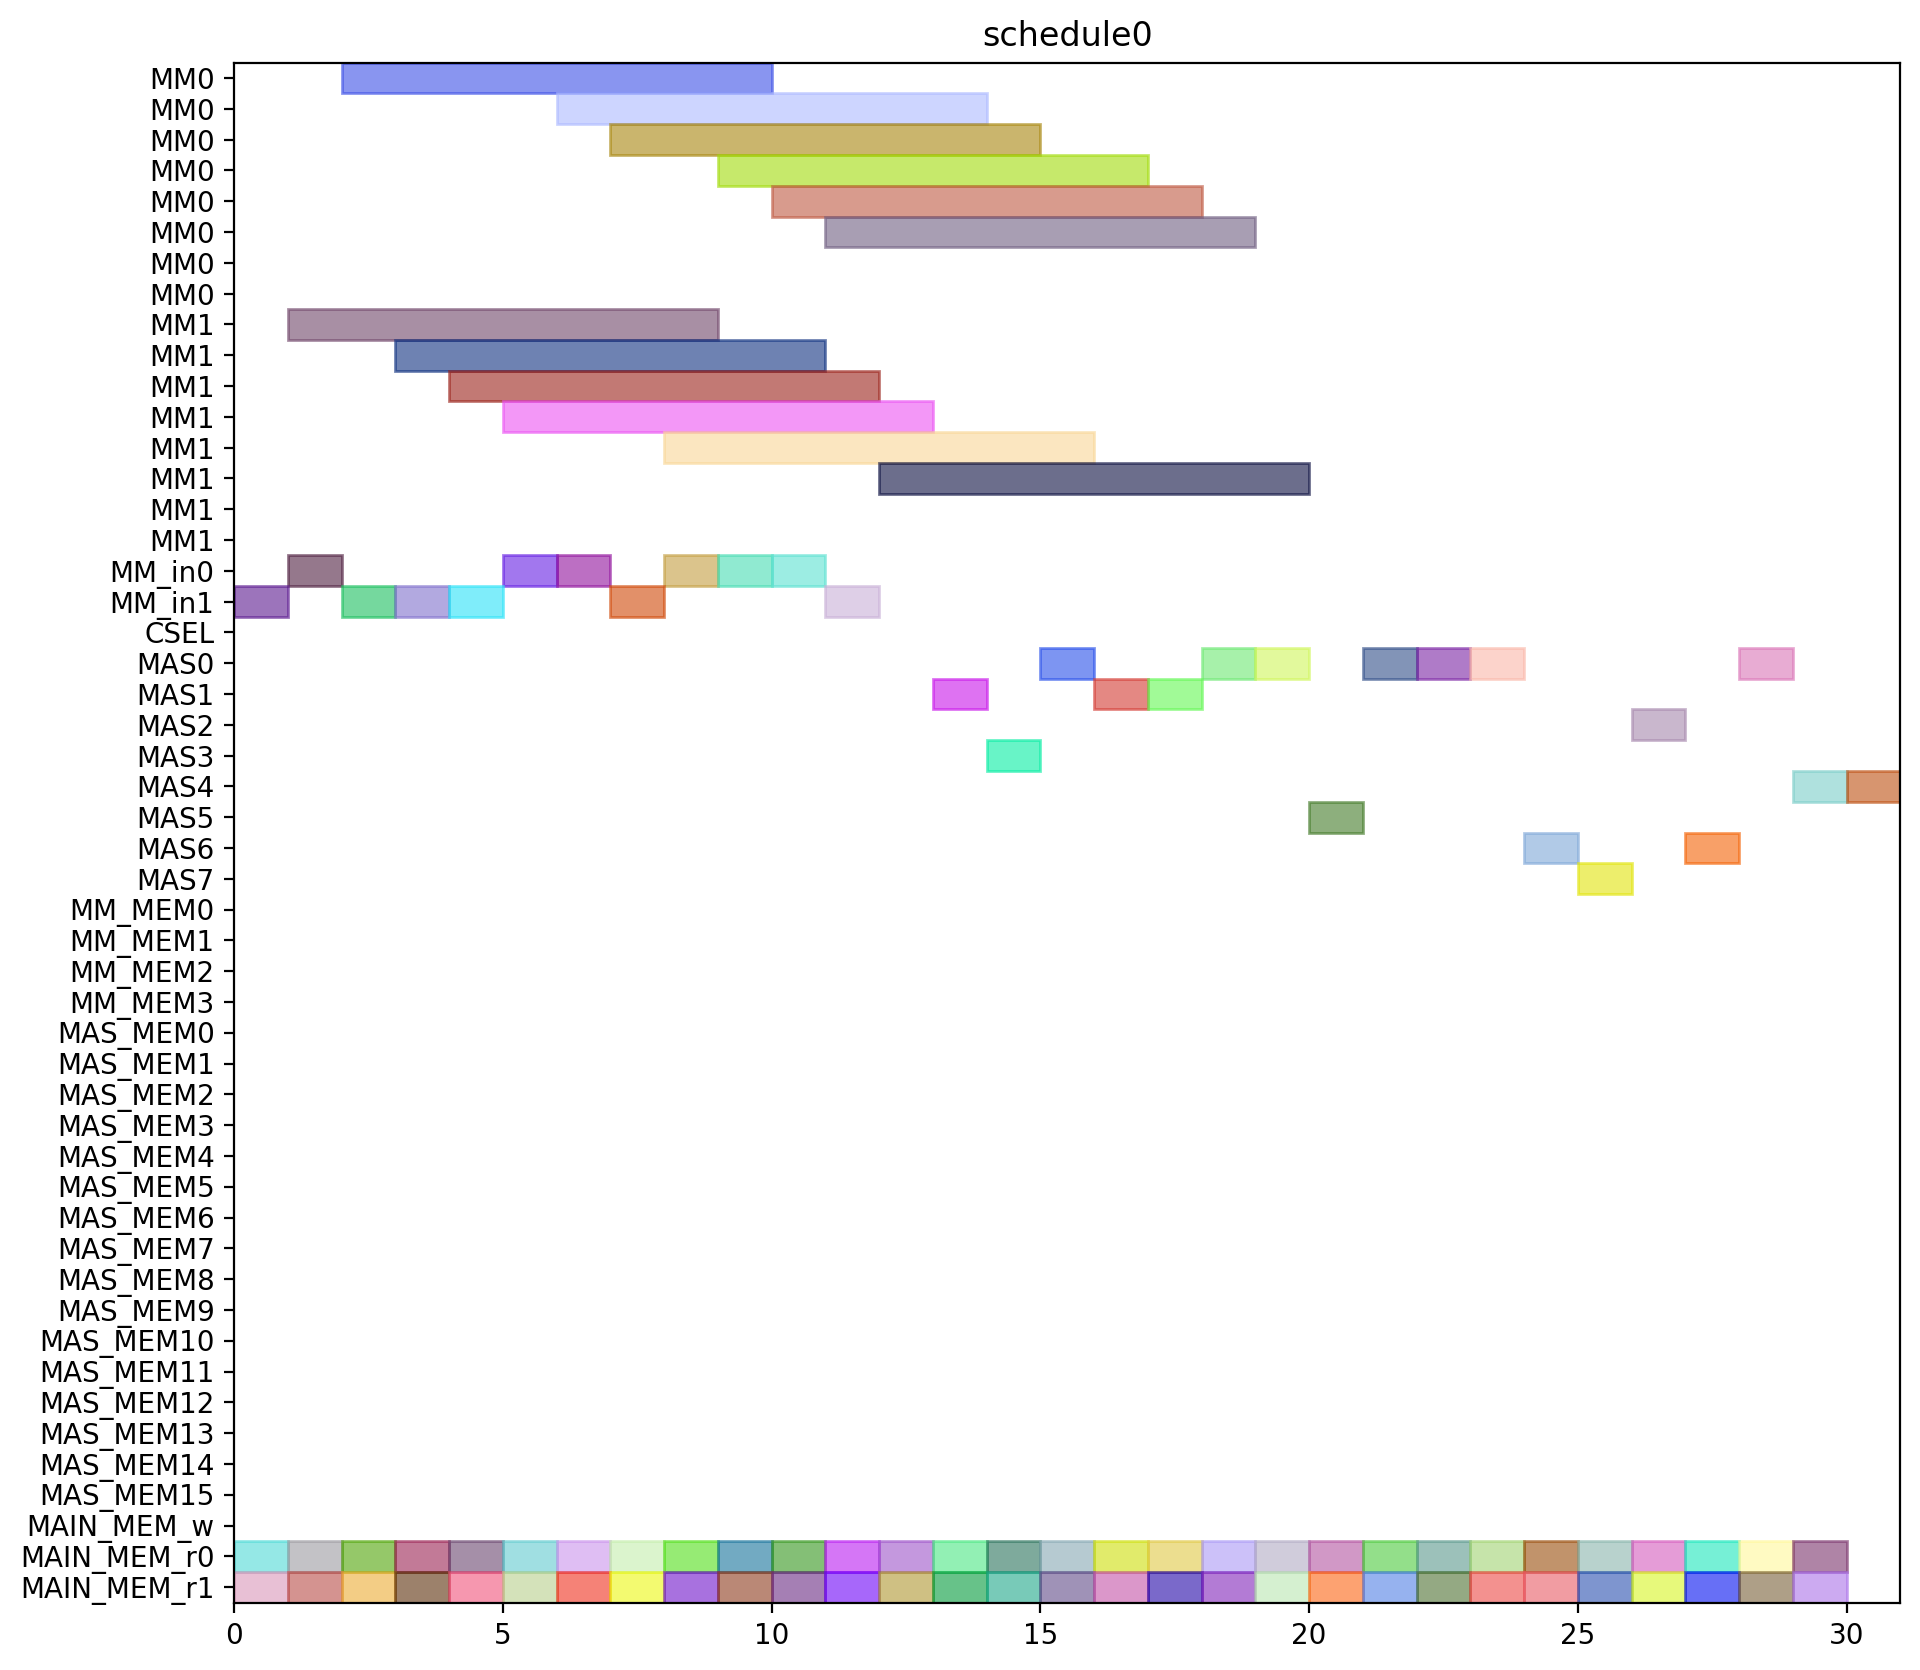

Here is the Python script that generated this plot:
from pyschedule import Scenario, solvers, plotters, alt


def solve():
	horizon = 120
	S = Scenario("schedule0", horizon=horizon)

	# resource
	MM = S.Resources('MM', num=2, size=8)
	MM_in = S.Resources('MM_in', num=2)
	CSEL = S.Resource('CSEL')
	MAS = S.Resources('MAS', num=8, size=1, periods=range(1, horizon))
	MM_MEM = S.Resources('MM_MEM', num=4)
	MAS_MEM = S.Resources('MAS_MEM', num=16)
	MAIN_MEM_w = S.Resource('MAIN_MEM_w', size=1)
	MAIN_MEM_r = S.Resources('MAIN_MEM_r', num=2)

	# result of previous scheduling

	# new tasks
	T1_t0 = S.Task('T1_t0', length=1, delay_cost=1)
	T1_t0 += alt(MAS)
	T1_t0_mem0 = S.Task('T1_t0_mem0', length=1, delay_cost=1)
	T1_t0_mem0 += MAIN_MEM_r[0]
	S += T1_t0_mem0 <= T1_t0

	T1_t0_mem1 = S.Task('T1_t0_mem1', length=1, delay_cost=1)
	T1_t0_mem1 += MAIN_MEM_r[1]
	S += T1_t0_mem1 <= T1_t0

	T1_t1 = S.Task('T1_t1', length=1, delay_cost=1)
	T1_t1 += alt(MAS)
	T1_t1_mem0 = S.Task('T1_t1_mem0', length=1, delay_cost=1)
	T1_t1_mem0 += MAIN_MEM_r[0]
	S += T1_t1_mem0 <= T1_t1

	T1_t1_mem1 = S.Task('T1_t1_mem1', length=1, delay_cost=1)
	T1_t1_mem1 += MAIN_MEM_r[1]
	S += T1_t1_mem1 <= T1_t1

	T1_t3 = S.Task('T1_t3', length=8, delay_cost=1)
	T1_t3 += alt(MM)
	T1_t3_in = S.Task('T1_t3_in', length=1, delay_cost=1)
	T1_t3_in += alt(MM_in)
	S += T1_t3_in*MM_in[0]<=T1_t3*MM[0]
	S += T1_t3_in*MM_in[1]<=T1_t3*MM[1]
	T1_t3_mem0 = S.Task('T1_t3_mem0', length=1, delay_cost=1)
	T1_t3_mem0 += MAIN_MEM_r[0]
	S += T1_t3_mem0 <= T1_t3

	T1_t3_mem1 = S.Task('T1_t3_mem1', length=1, delay_cost=1)
	T1_t3_mem1 += MAIN_MEM_r[1]
	S += T1_t3_mem1 <= T1_t3

	T2_t0 = S.Task('T2_t0', length=8, delay_cost=1)
	T2_t0 += alt(MM)
	T2_t0_in = S.Task('T2_t0_in', length=1, delay_cost=1)
	T2_t0_in += alt(MM_in)
	S += T2_t0_in*MM_in[0]<=T2_t0*MM[0]
	S += T2_t0_in*MM_in[1]<=T2_t0*MM[1]
	T2_t0_mem0 = S.Task('T2_t0_mem0', length=1, delay_cost=1)
	T2_t0_mem0 += MAIN_MEM_r[0]
	S += T2_t0_mem0 <= T2_t0

	T2_t0_mem1 = S.Task('T2_t0_mem1', length=1, delay_cost=1)
	T2_t0_mem1 += MAIN_MEM_r[1]
	S += T2_t0_mem1 <= T2_t0

	T2_t1 = S.Task('T2_t1', length=8, delay_cost=1)
	T2_t1 += alt(MM)
	T2_t1_in = S.Task('T2_t1_in', length=1, delay_cost=1)
	T2_t1_in += alt(MM_in)
	S += T2_t1_in*MM_in[0]<=T2_t1*MM[0]
	S += T2_t1_in*MM_in[1]<=T2_t1*MM[1]
	T2_t1_mem0 = S.Task('T2_t1_mem0', length=1, delay_cost=1)
	T2_t1_mem0 += MAIN_MEM_r[0]
	S += T2_t1_mem0 <= T2_t1

	T2_t1_mem1 = S.Task('T2_t1_mem1', length=1, delay_cost=1)
	T2_t1_mem1 += MAIN_MEM_r[1]
	S += T2_t1_mem1 <= T2_t1

	T2_t2 = S.Task('T2_t2', length=1, delay_cost=1)
	T2_t2 += alt(MAS)
	T2_t2_mem0 = S.Task('T2_t2_mem0', length=1, delay_cost=1)
	T2_t2_mem0 += MAIN_MEM_r[0]
	S += T2_t2_mem0 <= T2_t2

	T2_t2_mem1 = S.Task('T2_t2_mem1', length=1, delay_cost=1)
	T2_t2_mem1 += MAIN_MEM_r[1]
	S += T2_t2_mem1 <= T2_t2

	T2_t3 = S.Task('T2_t3', length=1, delay_cost=1)
	T2_t3 += alt(MAS)
	T2_t3_mem0 = S.Task('T2_t3_mem0', length=1, delay_cost=1)
	T2_t3_mem0 += MAIN_MEM_r[0]
	S += T2_t3_mem0 <= T2_t3

	T2_t3_mem1 = S.Task('T2_t3_mem1', length=1, delay_cost=1)
	T2_t3_mem1 += MAIN_MEM_r[1]
	S += T2_t3_mem1 <= T2_t3

	T3_t0 = S.Task('T3_t0', length=8, delay_cost=1)
	T3_t0 += alt(MM)
	T3_t0_in = S.Task('T3_t0_in', length=1, delay_cost=1)
	T3_t0_in += alt(MM_in)
	S += T3_t0_in*MM_in[0]<=T3_t0*MM[0]
	S += T3_t0_in*MM_in[1]<=T3_t0*MM[1]
	T3_t0_mem0 = S.Task('T3_t0_mem0', length=1, delay_cost=1)
	T3_t0_mem0 += MAIN_MEM_r[0]
	S += T3_t0_mem0 <= T3_t0

	T3_t0_mem1 = S.Task('T3_t0_mem1', length=1, delay_cost=1)
	T3_t0_mem1 += MAIN_MEM_r[1]
	S += T3_t0_mem1 <= T3_t0

	T3_t1 = S.Task('T3_t1', length=8, delay_cost=1)
	T3_t1 += alt(MM)
	T3_t1_in = S.Task('T3_t1_in', length=1, delay_cost=1)
	T3_t1_in += alt(MM_in)
	S += T3_t1_in*MM_in[0]<=T3_t1*MM[0]
	S += T3_t1_in*MM_in[1]<=T3_t1*MM[1]
	T3_t1_mem0 = S.Task('T3_t1_mem0', length=1, delay_cost=1)
	T3_t1_mem0 += MAIN_MEM_r[0]
	S += T3_t1_mem0 <= T3_t1

	T3_t1_mem1 = S.Task('T3_t1_mem1', length=1, delay_cost=1)
	T3_t1_mem1 += MAIN_MEM_r[1]
	S += T3_t1_mem1 <= T3_t1

	T3_t2 = S.Task('T3_t2', length=1, delay_cost=1)
	T3_t2 += alt(MAS)
	T3_t2_mem0 = S.Task('T3_t2_mem0', length=1, delay_cost=1)
	T3_t2_mem0 += MAIN_MEM_r[0]
	S += T3_t2_mem0 <= T3_t2

	T3_t2_mem1 = S.Task('T3_t2_mem1', length=1, delay_cost=1)
	T3_t2_mem1 += MAIN_MEM_r[1]
	S += T3_t2_mem1 <= T3_t2

	T3_t3 = S.Task('T3_t3', length=1, delay_cost=1)
	T3_t3 += alt(MAS)
	T3_t3_mem0 = S.Task('T3_t3_mem0', length=1, delay_cost=1)
	T3_t3_mem0 += MAIN_MEM_r[0]
	S += T3_t3_mem0 <= T3_t3

	T3_t3_mem1 = S.Task('T3_t3_mem1', length=1, delay_cost=1)
	T3_t3_mem1 += MAIN_MEM_r[1]
	S += T3_t3_mem1 <= T3_t3

	T4_t0 = S.Task('T4_t0', length=8, delay_cost=1)
	T4_t0 += alt(MM)
	T4_t0_in = S.Task('T4_t0_in', length=1, delay_cost=1)
	T4_t0_in += alt(MM_in)
	S += T4_t0_in*MM_in[0]<=T4_t0*MM[0]
	S += T4_t0_in*MM_in[1]<=T4_t0*MM[1]
	T4_t0_mem0 = S.Task('T4_t0_mem0', length=1, delay_cost=1)
	T4_t0_mem0 += MAIN_MEM_r[0]
	S += T4_t0_mem0 <= T4_t0

	T4_t0_mem1 = S.Task('T4_t0_mem1', length=1, delay_cost=1)
	T4_t0_mem1 += MAIN_MEM_r[1]
	S += T4_t0_mem1 <= T4_t0

	T4_t1 = S.Task('T4_t1', length=8, delay_cost=1)
	T4_t1 += alt(MM)
	T4_t1_in = S.Task('T4_t1_in', length=1, delay_cost=1)
	T4_t1_in += alt(MM_in)
	S += T4_t1_in*MM_in[0]<=T4_t1*MM[0]
	S += T4_t1_in*MM_in[1]<=T4_t1*MM[1]
	T4_t1_mem0 = S.Task('T4_t1_mem0', length=1, delay_cost=1)
	T4_t1_mem0 += MAIN_MEM_r[0]
	S += T4_t1_mem0 <= T4_t1

	T4_t1_mem1 = S.Task('T4_t1_mem1', length=1, delay_cost=1)
	T4_t1_mem1 += MAIN_MEM_r[1]
	S += T4_t1_mem1 <= T4_t1

	T4_t2 = S.Task('T4_t2', length=1, delay_cost=1)
	T4_t2 += alt(MAS)
	T4_t2_mem0 = S.Task('T4_t2_mem0', length=1, delay_cost=1)
	T4_t2_mem0 += MAIN_MEM_r[0]
	S += T4_t2_mem0 <= T4_t2

	T4_t2_mem1 = S.Task('T4_t2_mem1', length=1, delay_cost=1)
	T4_t2_mem1 += MAIN_MEM_r[1]
	S += T4_t2_mem1 <= T4_t2

	T4_t3 = S.Task('T4_t3', length=1, delay_cost=1)
	T4_t3 += alt(MAS)
	T4_t3_mem0 = S.Task('T4_t3_mem0', length=1, delay_cost=1)
	T4_t3_mem0 += MAIN_MEM_r[0]
	S += T4_t3_mem0 <= T4_t3

	T4_t3_mem1 = S.Task('T4_t3_mem1', length=1, delay_cost=1)
	T4_t3_mem1 += MAIN_MEM_r[1]
	S += T4_t3_mem1 <= T4_t3

	T5_t0 = S.Task('T5_t0', length=1, delay_cost=1)
	T5_t0 += alt(MAS)
	T5_t0_mem0 = S.Task('T5_t0_mem0', length=1, delay_cost=1)
	T5_t0_mem0 += MAIN_MEM_r[0]
	S += T5_t0_mem0 <= T5_t0

	T5_t0_mem1 = S.Task('T5_t0_mem1', length=1, delay_cost=1)
	T5_t0_mem1 += MAIN_MEM_r[1]
	S += T5_t0_mem1 <= T5_t0

	T5_t1 = S.Task('T5_t1', length=1, delay_cost=1)
	T5_t1 += alt(MAS)
	T5_t1_mem0 = S.Task('T5_t1_mem0', length=1, delay_cost=1)
	T5_t1_mem0 += MAIN_MEM_r[0]
	S += T5_t1_mem0 <= T5_t1

	T5_t1_mem1 = S.Task('T5_t1_mem1', length=1, delay_cost=1)
	T5_t1_mem1 += MAIN_MEM_r[1]
	S += T5_t1_mem1 <= T5_t1

	T5_t3 = S.Task('T5_t3', length=8, delay_cost=1)
	T5_t3 += alt(MM)
	T5_t3_in = S.Task('T5_t3_in', length=1, delay_cost=1)
	T5_t3_in += alt(MM_in)
	S += T5_t3_in*MM_in[0]<=T5_t3*MM[0]
	S += T5_t3_in*MM_in[1]<=T5_t3*MM[1]
	T5_t3_mem0 = S.Task('T5_t3_mem0', length=1, delay_cost=1)
	T5_t3_mem0 += MAIN_MEM_r[0]
	S += T5_t3_mem0 <= T5_t3

	T5_t3_mem1 = S.Task('T5_t3_mem1', length=1, delay_cost=1)
	T5_t3_mem1 += MAIN_MEM_r[1]
	S += T5_t3_mem1 <= T5_t3

	T6_t0 = S.Task('T6_t0', length=8, delay_cost=1)
	T6_t0 += alt(MM)
	T6_t0_in = S.Task('T6_t0_in', length=1, delay_cost=1)
	T6_t0_in += alt(MM_in)
	S += T6_t0_in*MM_in[0]<=T6_t0*MM[0]
	S += T6_t0_in*MM_in[1]<=T6_t0*MM[1]
	T6_t0_mem0 = S.Task('T6_t0_mem0', length=1, delay_cost=1)
	T6_t0_mem0 += MAIN_MEM_r[0]
	S += T6_t0_mem0 <= T6_t0

	T6_t0_mem1 = S.Task('T6_t0_mem1', length=1, delay_cost=1)
	T6_t0_mem1 += MAIN_MEM_r[1]
	S += T6_t0_mem1 <= T6_t0

	T6_t1 = S.Task('T6_t1', length=8, delay_cost=1)
	T6_t1 += alt(MM)
	T6_t1_in = S.Task('T6_t1_in', length=1, delay_cost=1)
	T6_t1_in += alt(MM_in)
	S += T6_t1_in*MM_in[0]<=T6_t1*MM[0]
	S += T6_t1_in*MM_in[1]<=T6_t1*MM[1]
	T6_t1_mem0 = S.Task('T6_t1_mem0', length=1, delay_cost=1)
	T6_t1_mem0 += MAIN_MEM_r[0]
	S += T6_t1_mem0 <= T6_t1

	T6_t1_mem1 = S.Task('T6_t1_mem1', length=1, delay_cost=1)
	T6_t1_mem1 += MAIN_MEM_r[1]
	S += T6_t1_mem1 <= T6_t1

	T6_t2 = S.Task('T6_t2', length=1, delay_cost=1)
	T6_t2 += alt(MAS)
	T6_t2_mem0 = S.Task('T6_t2_mem0', length=1, delay_cost=1)
	T6_t2_mem0 += MAIN_MEM_r[0]
	S += T6_t2_mem0 <= T6_t2

	T6_t2_mem1 = S.Task('T6_t2_mem1', length=1, delay_cost=1)
	T6_t2_mem1 += MAIN_MEM_r[1]
	S += T6_t2_mem1 <= T6_t2

	T6_t3 = S.Task('T6_t3', length=1, delay_cost=1)
	T6_t3 += alt(MAS)
	T6_t3_mem0 = S.Task('T6_t3_mem0', length=1, delay_cost=1)
	T6_t3_mem0 += MAIN_MEM_r[0]
	S += T6_t3_mem0 <= T6_t3

	T6_t3_mem1 = S.Task('T6_t3_mem1', length=1, delay_cost=1)
	T6_t3_mem1 += MAIN_MEM_r[1]
	S += T6_t3_mem1 <= T6_t3

	T7_t0 = S.Task('T7_t0', length=8, delay_cost=1)
	T7_t0 += alt(MM)
	T7_t0_in = S.Task('T7_t0_in', length=1, delay_cost=1)
	T7_t0_in += alt(MM_in)
	S += T7_t0_in*MM_in[0]<=T7_t0*MM[0]
	S += T7_t0_in*MM_in[1]<=T7_t0*MM[1]
	T7_t0_mem0 = S.Task('T7_t0_mem0', length=1, delay_cost=1)
	T7_t0_mem0 += MAIN_MEM_r[0]
	S += T7_t0_mem0 <= T7_t0

	T7_t0_mem1 = S.Task('T7_t0_mem1', length=1, delay_cost=1)
	T7_t0_mem1 += MAIN_MEM_r[1]
	S += T7_t0_mem1 <= T7_t0

	T7_t1 = S.Task('T7_t1', length=8, delay_cost=1)
	T7_t1 += alt(MM)
	T7_t1_in = S.Task('T7_t1_in', length=1, delay_cost=1)
	T7_t1_in += alt(MM_in)
	S += T7_t1_in*MM_in[0]<=T7_t1*MM[0]
	S += T7_t1_in*MM_in[1]<=T7_t1*MM[1]
	T7_t1_mem0 = S.Task('T7_t1_mem0', length=1, delay_cost=1)
	T7_t1_mem0 += MAIN_MEM_r[0]
	S += T7_t1_mem0 <= T7_t1

	T7_t1_mem1 = S.Task('T7_t1_mem1', length=1, delay_cost=1)
	T7_t1_mem1 += MAIN_MEM_r[1]
	S += T7_t1_mem1 <= T7_t1

	T7_t2 = S.Task('T7_t2', length=1, delay_cost=1)
	T7_t2 += alt(MAS)
	T7_t2_mem0 = S.Task('T7_t2_mem0', length=1, delay_cost=1)
	T7_t2_mem0 += MAIN_MEM_r[0]
	S += T7_t2_mem0 <= T7_t2

	T7_t2_mem1 = S.Task('T7_t2_mem1', length=1, delay_cost=1)
	T7_t2_mem1 += MAIN_MEM_r[1]
	S += T7_t2_mem1 <= T7_t2

	T7_t3 = S.Task('T7_t3', length=1, delay_cost=1)
	T7_t3 += alt(MAS)
	T7_t3_mem0 = S.Task('T7_t3_mem0', length=1, delay_cost=1)
	T7_t3_mem0 += MAIN_MEM_r[0]
	S += T7_t3_mem0 <= T7_t3

	T7_t3_mem1 = S.Task('T7_t3_mem1', length=1, delay_cost=1)
	T7_t3_mem1 += MAIN_MEM_r[1]
	S += T7_t3_mem1 <= T7_t3

	T8_t2 = S.Task('T8_t2', length=1, delay_cost=1)
	T8_t2 += alt(MAS)
	T8_t2_mem0 = S.Task('T8_t2_mem0', length=1, delay_cost=1)
	T8_t2_mem0 += MAIN_MEM_r[0]
	S += T8_t2_mem0 <= T8_t2

	T8_t2_mem1 = S.Task('T8_t2_mem1', length=1, delay_cost=1)
	T8_t2_mem1 += MAIN_MEM_r[1]
	S += T8_t2_mem1 <= T8_t2

	T9_t2 = S.Task('T9_t2', length=1, delay_cost=1)
	T9_t2 += alt(MAS)
	T9_t2_mem0 = S.Task('T9_t2_mem0', length=1, delay_cost=1)
	T9_t2_mem0 += MAIN_MEM_r[0]
	S += T9_t2_mem0 <= T9_t2

	T9_t2_mem1 = S.Task('T9_t2_mem1', length=1, delay_cost=1)
	T9_t2_mem1 += MAIN_MEM_r[1]
	S += T9_t2_mem1 <= T9_t2

	T10_t2 = S.Task('T10_t2', length=1, delay_cost=1)
	T10_t2 += alt(MAS)
	T10_t2_mem0 = S.Task('T10_t2_mem0', length=1, delay_cost=1)
	T10_t2_mem0 += MAIN_MEM_r[0]
	S += T10_t2_mem0 <= T10_t2

	T10_t2_mem1 = S.Task('T10_t2_mem1', length=1, delay_cost=1)
	T10_t2_mem1 += MAIN_MEM_r[1]
	S += T10_t2_mem1 <= T10_t2

	T11_t2 = S.Task('T11_t2', length=1, delay_cost=1)
	T11_t2 += alt(MAS)
	T11_t2_mem0 = S.Task('T11_t2_mem0', length=1, delay_cost=1)
	T11_t2_mem0 += MAIN_MEM_r[0]
	S += T11_t2_mem0 <= T11_t2

	T11_t2_mem1 = S.Task('T11_t2_mem1', length=1, delay_cost=1)
	T11_t2_mem1 += MAIN_MEM_r[1]
	S += T11_t2_mem1 <= T11_t2

	solvers.mip.solve(S,msg=1,kind='CPLEX',ratio_gap=1.01)

	solution = [['hoge']*len(S.solution()[1]) for i in range(len(S.solution()))]
	for i in range(len(S.solution())):
		for j in range(len(S.solution()[i])):
			solution[i][j]=str(S.solution()[i][j])
	print(solution)

	cycles = int(solution[-1][3])

	pic_file_name = "/home/mfukuda/ABE/multiRAM_multiMAS_16mux/scheduling_result/stage8MM2_stage1MAS8/EP2_LADDERMUL/schedule0.png"
	if(S.solution() != []):
		plotters.matplotlib.plot(S,img_filename=pic_file_name, show_task_labels=False, fig_size=(cycles*0.25+3, 10))

	return solution
